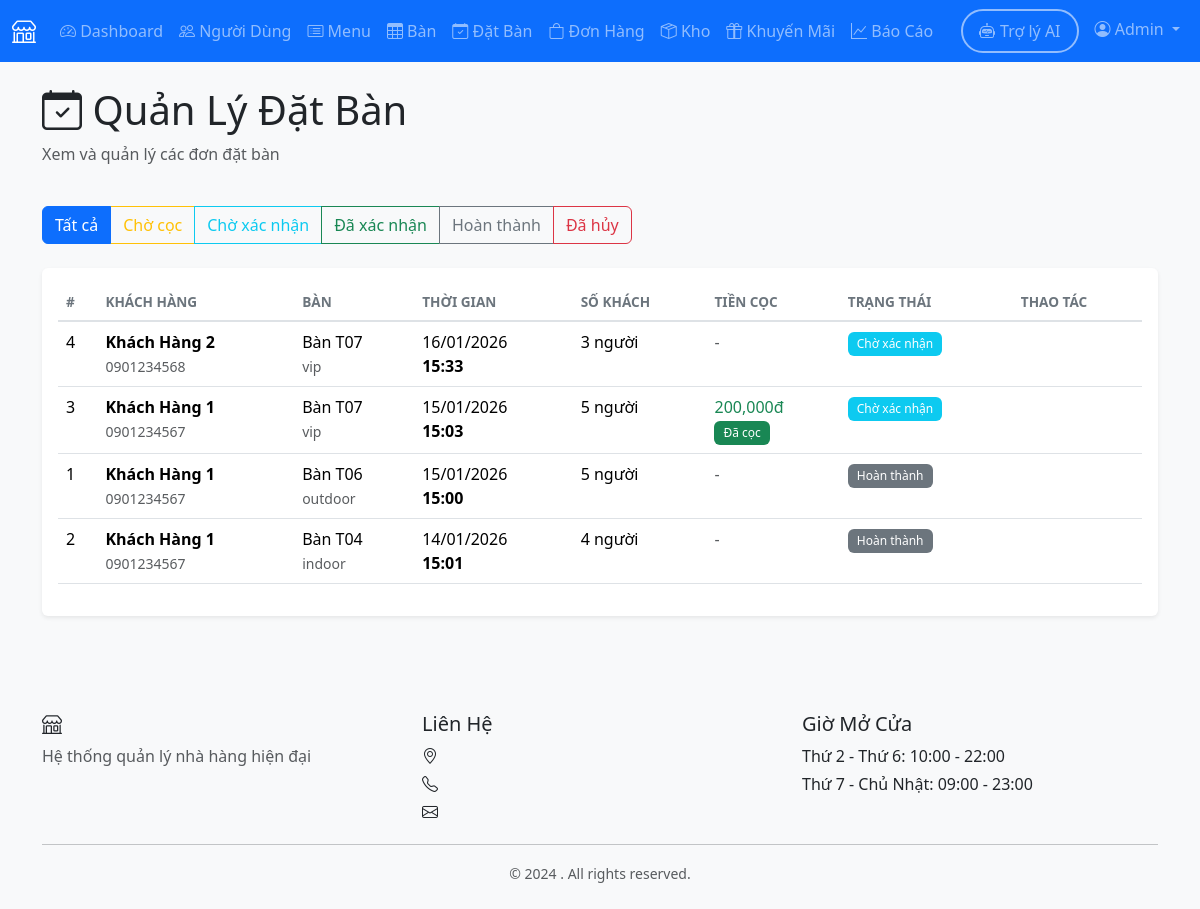
Screenshot of /admin/reservations (signed in) with the database file from the repository.
### models.py (models this page shows, shortened)
class User(UserMixin, db.Model):
    __tablename__ = 'users'
    user_id = db.Column(db.Integer, primary_key=True)
    name = db.Column(db.String(100), nullable=False)
    email = db.Column(db.String(120), unique=True, nullable=False)
    password_hash = db.Column(db.String(255), nullable=False)
    phone = db.Column(db.String(20))
    role = db.Column(db.String(20), nullable=False, default='customer')
    employee_type = db.Column(db.String(50))
    created_at = db.Column(db.DateTime, default=datetime.utcnow)
    active = db.Column(db.Boolean, default=True)
    health_check_date = db.Column(db.Date, nullable=True)
    reservations = db.relationship('Reservation', backref='customer', lazy=True)
    orders = db.relationship('Order', foreign_keys='Order.customer_id', backref='customer', lazy=True)
    feedbacks = db.relationship('Feedback', backref='customer', lazy=True)

class Reservation(db.Model):
    __tablename__ = 'reservations'
    reservation_id = db.Column(db.Integer, primary_key=True)
    customer_id = db.Column(db.Integer, db.ForeignKey('users.user_id'), nullable=False)
    table_id = db.Column(db.Integer, db.ForeignKey('tables.table_id'), nullable=False)
    reservation_time = db.Column(db.DateTime, nullable=False)
    number_of_guests = db.Column(db.Integer, nullable=False)
    status = db.Column(db.String(20), default='pending')  # pending, confirmed, completed, cancelled, deposit_required
    notes = db.Column(db.Text)
    created_at = db.Column(db.DateTime, default=datetime.utcnow)
    deposit_amount = db.Column(db.Float, default=0)
    deposit_paid = db.Column(db.Boolean, default=False)

class Table(db.Model):
    __tablename__ = 'tables'
    table_id = db.Column(db.Integer, primary_key=True)
    table_number = db.Column(db.String(10), unique=True, nullable=False)
    capacity = db.Column(db.Integer, nullable=False)
    status = db.Column(db.String(20), default='available')  # available, occupied, reserved
    location = db.Column(db.String(50))  # indoor, outdoor, vip
    reservations = db.relationship('Reservation', backref='table', lazy=True)
    orders = db.relationship('Order', backref='table', lazy=True)

### routes/admin.py (the view)
@bp.route('/reservations')
@login_required
@admin_required
def reservations():
    status_filter = request.args.get('status', 'all')
    query = Reservation.query.options(
        db.joinedload(Reservation.table),
        db.joinedload(Reservation.customer)
    )
    if status_filter != 'all':
        query = query.filter_by(status=status_filter)
    reservations = query.order_by(Reservation.reservation_time.desc()).all()
    return render_template('admin/reservations.html',
                         reservations=reservations,
                         status_filter=status_filter)

### templates/admin/reservations.html (shortened to what this page needs)
{% extends "base.html" %}
{% block content %}
<div class="container">
    <div class="row mb-4">
        <div class="col-12">
            <h1><i class="bi bi-calendar-check"></i> Quản Lý Đặt Bàn</h1>
            <p class="text-muted">Xem và quản lý các đơn đặt bàn</p>
        </div>
    </div>
    <div class="row mb-4">
        <div class="col-12">
            <div class="btn-group">
                <a href="{{ url_for('admin.reservations', status='all') }}"
                   class="btn btn-outline-primary {% if status_filter == 'all' %}active{% endif %}">
                    Tất cả
                </a>
                <a href="{{ url_for('admin.reservations', status='deposit_required') }}"
                   class="btn btn-outline-warning {% if status_filter == 'deposit_required' %}active{% endif %}">
                    Chờ cọc
                </a>
                <a href="{{ url_for('admin.reservations', status='pending') }}"
                   class="btn btn-outline-info {% if status_filter == 'pending' %}active{% endif %}">
                    Chờ xác nhận
                </a>
                <a href="{{ url_for('admin.reservations', status='confirmed') }}"
                   class="btn btn-outline-success {% if status_filter == 'confirmed' %}active{% endif %}">
                    Đã xác nhận
                </a>
                <a href="{{ url_for('admin.reservations', status='completed') }}"
                   class="btn btn-outline-secondary {% if status_filter == 'completed' %}active{% endif %}">
                    Hoàn thành
                </a>
                <a href="{{ url_for('admin.reservations', status='cancelled') }}"
                   class="btn btn-outline-danger {% if status_filter == 'cancelled' %}active{% endif %}">
                    Đã hủy
                </a>
            </div>
        </div>
    </div>
    <div class="card">
        <div class="card-body">
            {% if reservations %}
            <div class="table-responsive">
                <table class="table table-hover">
                    <thead>
                        <tr>
                            <th>#</th>
                            <th>Khách hàng</th>
                            <th>Bàn</th>
                            <th>Thời gian</th>
                            <th>Số khách</th>
                            <th>Tiền cọc</th>
                            <th>Trạng thái</th>
                            <th>Thao tác</th>
                        </tr>
                    </thead>
                    <tbody>
                        {% for res in reservations %}
                        <tr>
                            <td>{{ res.reservation_id }}</td>
                            <td>
                                <strong>{{ res.customer.name }}</strong>
                                <br><small class="text-muted">{{ res.customer.phone }}</small>
                            </td>
                            <td>
                                {% if res.table %}
                                    Bàn {{ res.table.table_number }}
                                    <br><small class="text-muted">{{ res.table.location }}</small>
                                {% else %}
                                    <span class="text-muted">-</span>
                                {% endif %}
                            </td>
                            <td>
                                {{ res.reservation_time.strftime('%d/%m/%Y') }}
                                <br><strong>{{ res.reservation_time.strftime('%H:%M') }}</strong>
                            </td>
                            <td>{{ res.number_of_guests }} người</td>
                            <td>
                                {% if res.deposit_amount > 0 %}
                                    <span class="{% if res.deposit_paid %}text-success{% else %}text-warning{% endif %}">
                                        {{ '{:,.0f}'.format(res.deposit_amount) }}đ
                                    </span>
                                    {% if res.deposit_paid %}
                                        <br><small class="badge bg-success">Đã cọc</small>
                                    {% else %}
                                        <br><small class="badge bg-warning">Chưa cọc</small>
                                    {% endif %}
                                {% else %}
                                    <span class="text-muted">-</span>
                                {% endif %}
                            </td>
                            <td>
                                {% if res.status == 'deposit_required' %}
                                    <span class="badge bg-warning">Chờ cọc</span>
                                {% elif res.status == 'pending' %}
                                    <span class="badge bg-info">Chờ xác nhận</span>
                                {% elif res.status == 'confirmed' %}
                                    <span class="badge bg-success">Đã xác nhận</span>
                                {% elif res.status == 'completed' %}
                                    <span class="badge bg-secondary">Hoàn thành</span>
                                {% elif res.status == 'cancelled' %}
                                    <span class="badge bg-danger">Đã hủy</span>
                                {% else %}
                                    <span class="badge bg-light text-dark">{{ res.status }}</span>
                                {% endif %}
                            </td>
                            <td>
                            </td>
                        </tr>
                        {% endfor %}
                    </tbody>
                </table>
            </div>
            {% else %}
            <div class="text-center text-muted py-5">
                <i class="bi bi-calendar-x fs-1"></i>
                <h4 class="mt-3">Không có đơn đặt bàn nào</h4>
            </div>
            {% endif %}
        </div>
    </div>
</div>
{% endblock %}

### templates/base.html (shortened to what this page needs)
<!DOCTYPE html>
<html lang="vi">
<head>
    <link href="https://cdn.jsdelivr.net/npm/bootstrap@5.3.2/dist/css/bootstrap.min.css" rel="stylesheet">
    <link rel="stylesheet" href="https://cdn.jsdelivr.net/npm/bootstrap-icons@1.11.1/font/bootstrap-icons.css">
    <link rel="stylesheet" href="{{ url_for('static', filename='css/style.css') }}">
</head>
<body>
    {% if current_user.is_authenticated %}
    <nav class="navbar navbar-expand-lg navbar-dark bg-primary">
        <div class="container-fluid">
            <a class="navbar-brand" href="{{ url_for('index') }}">
                <i class="bi bi-shop"></i> {{ restaurant_name }}
            </a>
            <div class="collapse navbar-collapse" id="navbarNav">
                <ul class="navbar-nav me-auto">
                    {% if current_user.role == 'customer' %}
                        <li class="nav-item">
                            <a class="nav-link" href="{{ url_for('customer.dashboard') }}">
                                <i class="bi bi-house"></i> Dashboard
                            </a>
                        </li>
                        <li class="nav-item">
                            <a class="nav-link" href="{{ url_for('customer.menu') }}">
                                <i class="bi bi-card-list"></i> Menu
                            </a>
                        </li>
                        <li class="nav-item">
                            <a class="nav-link" href="{{ url_for('customer.reservation') }}">
                                <i class="bi bi-calendar-check"></i> Đặt Bàn
                            </a>
                        </li>
                        <li class="nav-item">
                            <a class="nav-link" href="{{ url_for('customer.my_orders') }}">
                                <i class="bi bi-bag"></i> Đơn Hàng
                            </a>
                        </li>
                        <li class="nav-item">
                            <a class="nav-link" href="{{ url_for('customer.promotions') }}">
                                <i class="bi bi-gift"></i> Khuyến Mãi
                            </a>
                        </li>
                    {% elif current_user.role == 'admin' %}
                        <li class="nav-item">
                            <a class="nav-link" href="{{ url_for('admin.dashboard') }}">
                                <i class="bi bi-speedometer2"></i> Dashboard
                            </a>
                        </li>
                        <li class="nav-item">
                            <a class="nav-link" href="{{ url_for('admin.users') }}">
                                <i class="bi bi-people"></i> Người Dùng
                            </a>
                        </li>
                        <li class="nav-item">
                            <a class="nav-link" href="{{ url_for('admin.menu') }}">
                                <i class="bi bi-card-list"></i> Menu
                            </a>
                        </li>
                        <li class="nav-item">
                            <a class="nav-link" href="{{ url_for('admin.tables') }}">
                                <i class="bi bi-table"></i> Bàn
                            </a>
                        </li>
                        <li class="nav-item">
                            <a class="nav-link" href="{{ url_for('admin.reservations') }}">
                                <i class="bi bi-calendar-check"></i> Đặt Bàn
                            </a>
                        </li>
                        <li class="nav-item">
                            <a class="nav-link" href="{{ url_for('admin.orders') }}">
                                <i class="bi bi-bag"></i> Đơn Hàng
                            </a>
                        </li>
                        <li class="nav-item">
                            <a class="nav-link" href="{{ url_for('admin.inventory') }}">
                                <i class="bi bi-box-seam"></i> Kho
                            </a>
                        </li>
                        <li class="nav-item">
                            <a class="nav-link" href="{{ url_for('admin.promotions') }}">
                                <i class="bi bi-gift"></i> Khuyến Mãi
                            </a>
                        </li>
                        <li class="nav-item">
                            <a class="nav-link" href="{{ url_for('admin.reports') }}">
                                <i class="bi bi-graph-up"></i> Báo Cáo
                            </a>
                        </li>
                    {% endif %}
                </ul>
                <ul class="navbar-nav">
                    <li class="nav-item">
                        <a class="nav-link btn btn-outline-primary rounded-pill px-3 me-2"
                           href="{{ url_for('chatbot.index') }}"
                           style="border: 2px solid; display: flex; align-items: center; gap: 5px;">
                            <i class="bi bi-robot"></i>
                            <span class="d-none d-lg-inline">Trợ lý AI</span>
                        </a>
                    </li>
                    <li class="nav-item dropdown">
                        <a class="nav-link dropdown-toggle" href="#" id="navbarDropdown" role="button" data-bs-toggle="dropdown">
                            <i class="bi bi-person-circle"></i> {{ current_user.name }}
                        </a>
                    </li>
                </ul>
            </div>
        </div>
    </nav>
    {% endif %}
    <main class="{% if current_user.is_authenticated %}py-4{% endif %}">
        {% block content %}{% endblock %}
    </main>
    {% if current_user.is_authenticated %}
    <footer class="bg-light mt-5 py-4">
        <div class="container">
            <div class="row">
                <div class="col-md-4">
                    <h5><i class="bi bi-shop"></i> {{ restaurant_name }}</h5>
                    <p class="text-muted">Hệ thống quản lý nhà hàng hiện đại</p>
                </div>
                <div class="col-md-4">
                    <h5>Liên Hệ</h5>
                    <p class="mb-1"><i class="bi bi-geo-alt"></i> {{ restaurant_address }}</p>
                    <p class="mb-1"><i class="bi bi-telephone"></i> {{ restaurant_phone }}</p>
                    <p class="mb-1"><i class="bi bi-envelope"></i> {{ restaurant_email }}</p>
                </div>
                <div class="col-md-4">
                    <h5>Giờ Mở Cửa</h5>
                    <p class="mb-1">Thứ 2 - Thứ 6: 10:00 - 22:00</p>
                    <p class="mb-1">Thứ 7 - Chủ Nhật: 09:00 - 23:00</p>
                </div>
            </div>
            <hr>
            <div class="text-center text-muted">
                <small>&copy; 2024 {{ restaurant_name }}. All rights reserved.</small>
            </div>
        </div>
    </footer>
    {% endif %}
</body>
</html>

### rows the page displays
User: name "Admin"
Reservation: reservation_id "4", customer.name "Khách Hàng 2", customer.phone "0901234568", table.table_number "T07", table.location "vip", reservation_time "16/01/2026", reservation_time "15:33", number_of_guests "3", status "Chờ xác nhận"
Reservation: reservation_id "3", customer.name "Khách Hàng 1", customer.phone "0901234567", table.table_number "T07", table.location "vip", reservation_time "15/01/2026", reservation_time "15:03", number_of_guests "5", deposit_amount "200,000", deposit_paid "Đã cọc", status "Chờ xác nhận"
Reservation: reservation_id "1", customer.name "Khách Hàng 1", customer.phone "0901234567", table.table_number "T06", table.location "outdoor", reservation_time "15/01/2026", reservation_time "15:00", number_of_guests "5", status "Hoàn thành"
Reservation: reservation_id "2", customer.name "Khách Hàng 1", customer.phone "0901234567", table.table_number "T04", table.location "indoor", reservation_time "14/01/2026", reservation_time "15:01", number_of_guests "4", status "Hoàn thành"
